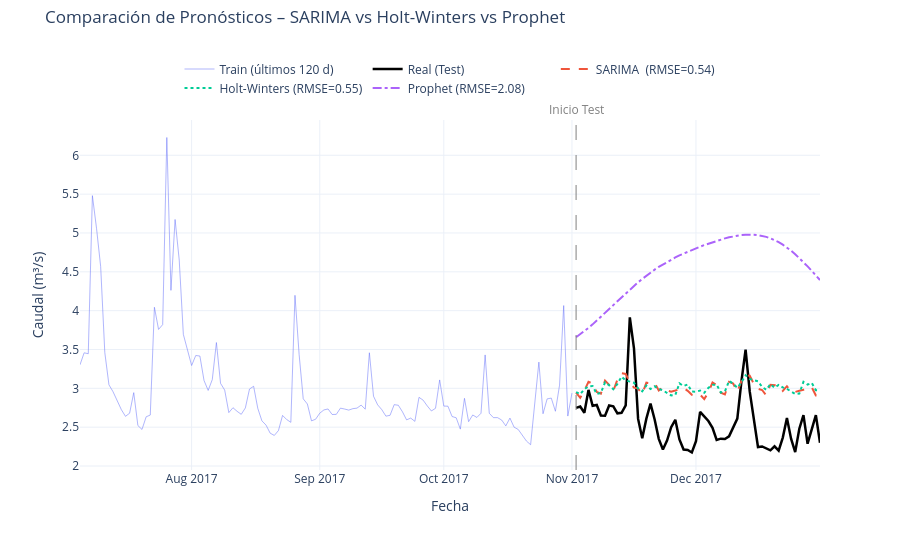

The notebook cell this image was saved under:
### Markdown cell above
## 7. Comparación Visual de los Tres Modelos

Superponemos los pronósticos de **SARIMA**, **Holt-Winters** y **Prophet** sobre los datos reales del período de prueba para evaluar visualmente cuál modelo captura mejor la dinámica del caudal.

### Code cell
fig_comp = go.Figure()

# Datos reales – train (últimos 120 d) + test
fig_comp.add_trace(go.Scatter(
    x=train.index[-120:], y=train.iloc[-120:],
    mode="lines", name="Train (últimos 120 d)",
    line=dict(color="#636EFA", width=1),
    opacity=0.5,
))
fig_comp.add_trace(go.Scatter(
    x=test.index, y=test,
    mode="lines", name="Real (Test)",
    line=dict(color="black", width=2.5),
))

# Pronósticos
fig_comp.add_trace(go.Scatter(
    x=test.index, y=pred_sarima,
    mode="lines", name=f"SARIMA  (RMSE={rmse_s:.2f})",
    line=dict(color="#EF553B", dash="dash", width=2),
))
fig_comp.add_trace(go.Scatter(
    x=test.index, y=pred_hw,
    mode="lines", name=f"Holt-Winters (RMSE={rmse_hw:.2f})",
    line=dict(color="#00CC96", dash="dot", width=2),
))
fig_comp.add_trace(go.Scatter(
    x=test.index, y=pred_prophet,
    mode="lines", name=f"Prophet (RMSE={rmse_pr:.2f})",
    line=dict(color="#AB63FA", dash="dashdot", width=2),
))

# Línea vertical separando train/test
fig_comp.add_shape(
    type="line",
    x0=test.index[0], x1=test.index[0],
    y0=0, y1=1, yref="paper",
    line=dict(color="gray", dash="longdash", width=1),
)
fig_comp.add_annotation(
    x=test.index[0], y=1, yref="paper",
    text="Inicio Test", showarrow=False,
    yanchor="bottom", font=dict(color="gray"),
)

fig_comp.update_layout(
    title=dict(text="Comparación de Pronósticos – SARIMA vs Holt-Winters vs Prophet", y=0.98),
    xaxis_title="Fecha", yaxis_title="Caudal (m³/s)",
    template="plotly_white", height=550,
    margin=dict(t=120),
    legend=dict(orientation="h", yanchor="bottom", y=1.05, xanchor="center", x=0.5),
)
fig_comp.show()
